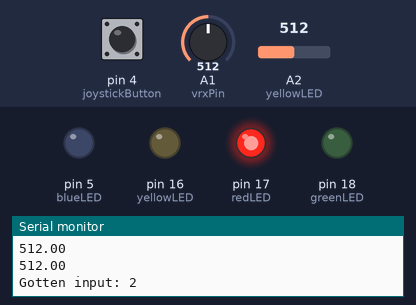
Recording of a program running on a simulated Arduino Uno, built with avr-gcc and run on an emulated ATmega328P. On the bench: output pins drawn as LEDs (lit = HIGH), the last lines printed to the serial monitor. The inputs (shaded band) are chosen by the test bench; at power-on: A2 (yellowLED) = 512, A1 (vrxPin) = 512, pin 4 (joystickButton) LOW. Random numbers use the default seed unless the program sets one.

Above: at 6.4 s.
6.5 s: A2 (yellowLED) set to 560
At 6.7 s:
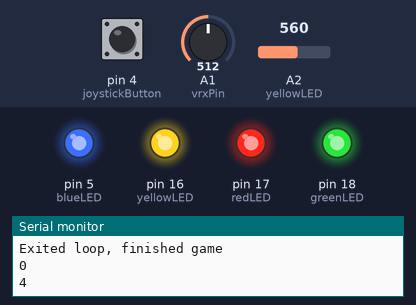
11.1 s: A1 (vrxPin) set to 560
14.6 s: pin 4 (joystickButton) pulled HIGH for 1.7 s
At 16.9 s:
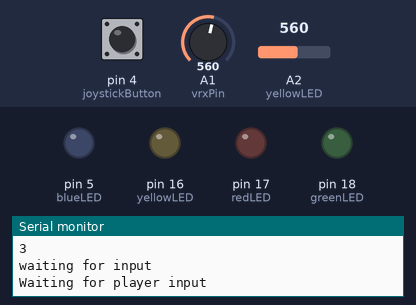
18.1 s: A1 (vrxPin) set to 540
At 21.54 s:
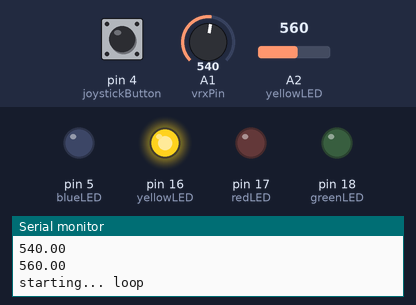
21.6 s: A2 (yellowLED) set to 540
Timing chart, 0 to 26.1 s (numbered marks = the images above; inputs shaded):
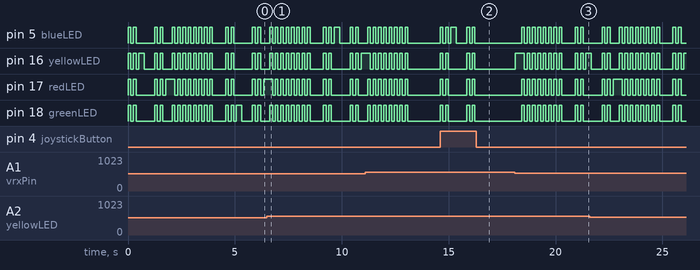

The program:

main.cpp
```cpp
#include <Arduino.h>
// Pinouts //
// need to actually confirm these pins are valid.
#define yellowLED 16
#define redLED 17
#define blueLED 5
#define greenLED 18
#define vrxPin 15
#define vryPin 2
#define joystickButton 4

// Thresholds for the joystick
#define inputThresholdSmall 550
#define inputThresholdBig 3500

bool waitForInput() {
  // waits for user input then returns back
  float xValue = analogRead(vrxPin);
  float yValue = analogRead(vryPin);

  // filter out noise, check for input
  Serial.println("Waiting for player input");
  while ((xValue >  inputThresholdSmall) && (xValue < inputThresholdBig) && (yValue > inputThresholdSmall) && (yValue < inputThresholdBig) && (digitalRead(joystickButton) == LOW)) {
    xValue = analogRead(vrxPin);
    yValue = analogRead(vryPin);
    delay(10);
  }
  Serial.println(xValue);
  Serial.println(yValue);
  return true;
}

void showLight(int light, int ledValue) {
  // display the correct light as per the diagram in obsidian
  switch (light) {
  case 1:
    digitalWrite(yellowLED, ledValue);
    break;
  case 2:
    digitalWrite(redLED, ledValue);
    break;
  case 3:
    digitalWrite(blueLED, ledValue);
    break;
  case 4:
    digitalWrite(greenLED, ledValue);
    break;
  default:
    break;
  }
}

void flashLights() {
  // turn on and off all lights twice
  int fps = 4; // flashes per second
  int delayAmount = floor(1000/(fps*2));
  for (int i = 1; i <= 2; i++) {
    for (int light = 1; light <= 4; light++) {
      showLight(light, HIGH);
    }
    delay(delayAmount);
    for (int light = 1; light <= 4; light++) {
      showLight(light, LOW);
    }
    delay(delayAmount);
  }
}

int mattsCookedArrayAppend(int array, int nextValue) {
  // appends another value to this memory wasting array
  // This does work as intended
  array = array * 10 + nextValue; // shift all numbers to the next 10's place, add the new number in the 1's palce.
  return array;
}

int createSequence(int sequence) {
  // adds another step to the sequence
  int nextInt = random(1, 5); // get a random 1/2/3/4
  if (sequence > 0) {
    sequence = mattsCookedArrayAppend(sequence, nextInt); // "append next in sequence"
  } else {
    sequence = nextInt; // if the game has only begun, set sequence to the first rand int
  }
  return sequence;
}

int mattsCookedArrayIndexReturn(int array, int index) {
  // returns the index of this memory wasting array
  // This does work as intended
  int arrayLength = floor(log10(array)) + 1; // get the length of the array
  int factor = pow(10, ((arrayLength - index))); // find the multiplier that will put the index in the 1's place
  int arrayChunk = floor(array/factor); // use that multiplier to shrink the number
  int indexValue = arrayChunk%10; // get the 1's place
  return indexValue;
}

void displaySequence(int sequence) {
  // displays the sequence for a player to watch and remember
  int next;
  int fps = 1; // flashes per second
  int delayAmount = floor(1000/(fps*2));
  int sequenceLength = floor(log10(sequence)) + 1; // get the power of 10 that the sequence is up to
  for (int i = 1; i <= sequenceLength; i++) {
    next = mattsCookedArrayIndexReturn(sequence, i);
    showLight(next, HIGH);
    delay(delayAmount/2);
    showLight(next, LOW);
    if (i != sequenceLength) {
      delay(delayAmount/2);
    }
  }
}

int getPlayerInput() { // verify that this outputs the correct things, otherwise change the numbers
  // Waits for the player input and returns the corresponding value.
  int input = 0;
  waitForInput();
  int xValue = analogRead(vrxPin);
  int yValue = analogRead(vryPin);
  if ((yValue > inputThresholdSmall) && (yValue < inputThresholdBig)) {
    if (xValue > inputThresholdBig) {
      input = 3;
    } else {
      input = 1;
    }
  } else {
    if (yValue > inputThresholdBig) {
      input = 4;
    } else {
      input = 2;
    }
  }
  return input;
}

void victoryFlash() {
  // Flashes the lights in a cool sequence
  // when the player hits 9/9 (because then I hit integer overflow and I don't want my game to die like tetris)
  int fps = 8; // flashes per second
  int delayAmount = floor(1000/fps);
  // flash everything in a circle
  for (int i=1;i<=4;i++){
    for (int j=1;j<=4;j++) { // requires 5 passes to turn everything off
      showLight(j, HIGH);
      delay(delayAmount);
      showLight(j, LOW);
    }
  }
  // then flash all four four times
  flashLights();
  flashLights();
}

void loseFlash() {
  flashLights();
  flashLights();
  flashLights();
  flashLights();
}

bool playerTurn(int sequence) {
  // Gets the player's input
  // Shines the corresponding light
  // Determines whether or not the player was correct
  int next = 0;
  int input = 0;
  bool roundWon = true;
  int sequenceLength = floor(log10(sequence)) + 1; // get the power of 10 that the sequence is up to
  for (int i = 1; i <= sequenceLength; i++) {
    Serial.println("waiting for input");
    input = getPlayerInput();
    Serial.print("Gotten input: ");
    Serial.println(input);
    showLight(input, HIGH);
    delay(300);
    showLight(input, LOW);
    next = mattsCookedArrayIndexReturn(sequence, i);
    Serial.println(next);
    if (input != next) {
      roundWon = false;
      return roundWon;
    }
  }
  flashLights();
  return roundWon;
}

void playGame() {
  // Plays the game until the player loses
  int sequence = 0;
  bool roundWon = true;
  flashLights();
  while (roundWon == true && sequence < 100000000) {
    Serial.println("starting... loop");
    sequence = createSequence(sequence);
    displaySequence(sequence);
    delay(500);
    flashLights();
    Serial.println(sequence);
    roundWon = playerTurn(sequence);
    Serial.println("finished... loop");
  }
  Serial.println("Exited loop, finished game");
  Serial.println(roundWon);
  Serial.println(sequence);
  if (roundWon == true) {
    victoryFlash();
  } else {
    loseFlash();
  }
}

// TESTS //
void waitForInputTest() {
  Serial.println("/////////////////////////////////");
  Serial.println("TESTING waitForInput");
  waitForInput();
  Serial.println("Input received, test complete");
}

void testHardware() {
  Serial.println("/////////////////////////////////");
  Serial.println("TESTING Hardware");

  Serial.println("Testing LEDS");
  int ledValue = HIGH;
  digitalWrite(yellowLED, ledValue);
  Serial.println("Yellow On");
  digitalWrite(redLED, ledValue);
  Serial.println("Red On");
  digitalWrite(blueLED, ledValue);
  Serial.println("Blue On");
  digitalWrite(greenLED, ledValue);
  Serial.println("Green On");
  delay(500);
  ledValue = LOW;
  digitalWrite(yellowLED, ledValue);
  digitalWrite(redLED, ledValue);
  digitalWrite(blueLED, ledValue);
  digitalWrite(greenLED, ledValue);
  Serial.println("Finished testing LEDs");
  Serial.println("Testing joystick controller for 7 seconds. Please move the joystick and push the button");
  unsigned long stopTime = millis() + 5000;
  while (millis() < stopTime) {
    int xValue = analogRead(vrxPin);
    int yValue = analogRead(vryPin);
    int joystickButtonValue = analogRead(joystickButton);
    Serial.println(xValue);
    Serial.println(yValue);
    Serial.println(joystickButtonValue);
    delay(10);
  }
  Serial.println("Finished testing joystick controller.");
  Serial.println("Hardware test Complete");
}

void flashLightsTest() {
  Serial.println("/////////////////////////////////");
  Serial.println("TESTING flashLights");
  flashLights();
  Serial.println("Test Complete");
}

void mattsCookedArrayAppendTest() {
  Serial.println("/////////////////////////////////");
  Serial.println("TESTING mattsCookedArrayAppend");
  int array = 1234;
  int nextValue = 5;
  array = mattsCookedArrayAppend(array, nextValue);
  if (array == 12345) {
    Serial.println("mattsCookedArrayAppend passed");
  } else {
    Serial.println("mattsCookedArrayAppend failed");
  }
  Serial.println("Test Complete");
}

void createSequenceTest() {
  Serial.println("/////////////////////////////////");
  Serial.println("TESTING createSequence");
  int sequence = 1234;
  sequence = createSequence(sequence);
  if (sequence >= 12341 && sequence <= 12344) {
    Serial.println("createSequence passed");
  }
  Serial.println("Test Complete");
}

void mattsCookedArrayIndexReturnTest() {
  Serial.println("/////////////////////////////////");
  Serial.println("TESTING mattsCookedArrayIndexReturn");
  int testArray = 123456789;
  int indexOne = 1;
  int indexTwo = 2;
  int indexNine = 9;
  int totalPass = 0;
  int valueAtIndexOne = mattsCookedArrayIndexReturn(testArray, indexOne);
  int valueAtIndexTwo = mattsCookedArrayIndexReturn(testArray, indexTwo);
  int valueAtIndexNine = mattsCookedArrayIndexReturn(testArray, indexNine);
  if (valueAtIndexOne == indexOne) {
    Serial.println("indexOne passed");
    totalPass++;
  } else {
    Serial.println("indexOne failed");
  }

  if (valueAtIndexTwo == indexTwo) {
    Serial.println("indexTwo passed");
    totalPass++;
  } else {
    Serial.println("indexTwo failed");
  }

  if (valueAtIndexNine == indexNine) {
    Serial.println("indexNine passed");
    totalPass++;
  } else {
    Serial.println("indexNine failed");
  }

  if (totalPass == 3) {
    Serial.println("mattsCookedArrayIndexReturn passed");
  }
  Serial.println("Test Complete");
}

void displaySequenceTest() {
  Serial.println("/////////////////////////////////");
  Serial.println("TESTING displaySequence");
  int sequence = 1234;
  int next;
  int sequenceLength = floor(log10(sequence)); // get the power of 10 that the sequence is up to
  for (int i=1;i<sequenceLength;i++) {
    next = mattsCookedArrayIndexReturn(sequence, i);
    showLight(next, HIGH);
    delay(500);
    showLight(next, LOW);
  }
  Serial.println("Test Complete");
}

void getPlayerInputTest() { // each input will illuminate the correct bulb for 5 seconds
  Serial.println("/////////////////////////////////");
  Serial.println("TESTING getPlayerInput");
  unsigned long stopTime = millis() + 5000;
  while (millis() < stopTime) {
    int input = getPlayerInput();
    showLight(input, HIGH);
    delay(100);
    showLight(input, LOW);
  }
  Serial.println("Test Complete");
}

// CODE //
void setup() {
  Serial.begin(9600);
  randomSeed(analogRead(0)); // for pseudo random function
  pinMode(yellowLED, OUTPUT);
  pinMode(redLED, OUTPUT);
  pinMode(blueLED, OUTPUT);
  pinMode(greenLED, OUTPUT);
  pinMode(vrxPin, INPUT);
  pinMode(vryPin, INPUT);
  pinMode(joystickButton, INPUT);
}

void loop() {
  // UNIT TESTS (passed) //
  // waitForInputTest(); // joystick works
  // testHardware(); // hardware works, not sure about joystick button tho
  // flashLightsTest(); // lights flash properly
  // mattsCookedArrayAppendTest();
  // createSequenceTest();
  // mattsCookedArrayIndexReturnTest();
  // displaySequenceTest();
  // getPlayerInputTest();
  // victoryFlash();

  waitForInput();
  playGame();
  delay(500);
}
```

Measured:
- the behaviour switches between 551 and 550 on A1 (vrxPin) (found by bisection; images 2 and 3)
- after the input at 14.6 s, pin 5 (blueLED): LOW → HIGH at once, → LOW 0.13 s later, → HIGH 0.13 s later, → LOW 0.13 s later, … (10 changes in this stretch); pin 16 (yellowLED), pin 17 (redLED), pin 18 (greenLED): LOW → HIGH at once, → LOW 0.13 s later, → HIGH 0.13 s later, → LOW 0.13 s later, … (8 changes in this stretch)
- after the input at 18.1 s, pin 5 (blueLED), pin 17 (redLED), pin 18 (greenLED): goes 7 × (HIGH 0.13 s, LOW 0.13 s), HIGH 0.13 s, LOW 0.63 s, HIGH 0.13 s, LOW 0.13 s, HIGH 0.13 s, then LOW, starting after 0.32 s; pin 16 (yellowLED): LOW → HIGH at once, → LOW 0.43 s later, → HIGH 0.13 s later, → LOW 0.13 s later, … (21 changes in this stretch)
